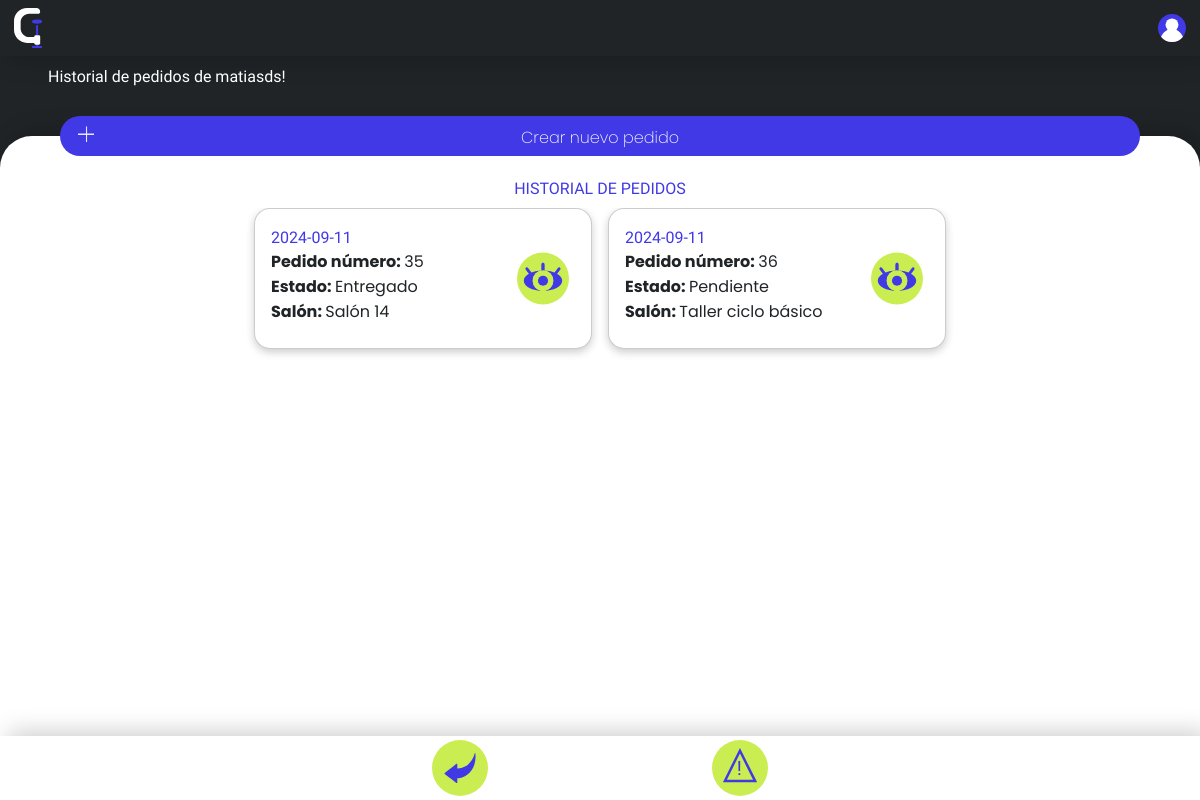
The app's page /pedidos.php (signed in), older data.
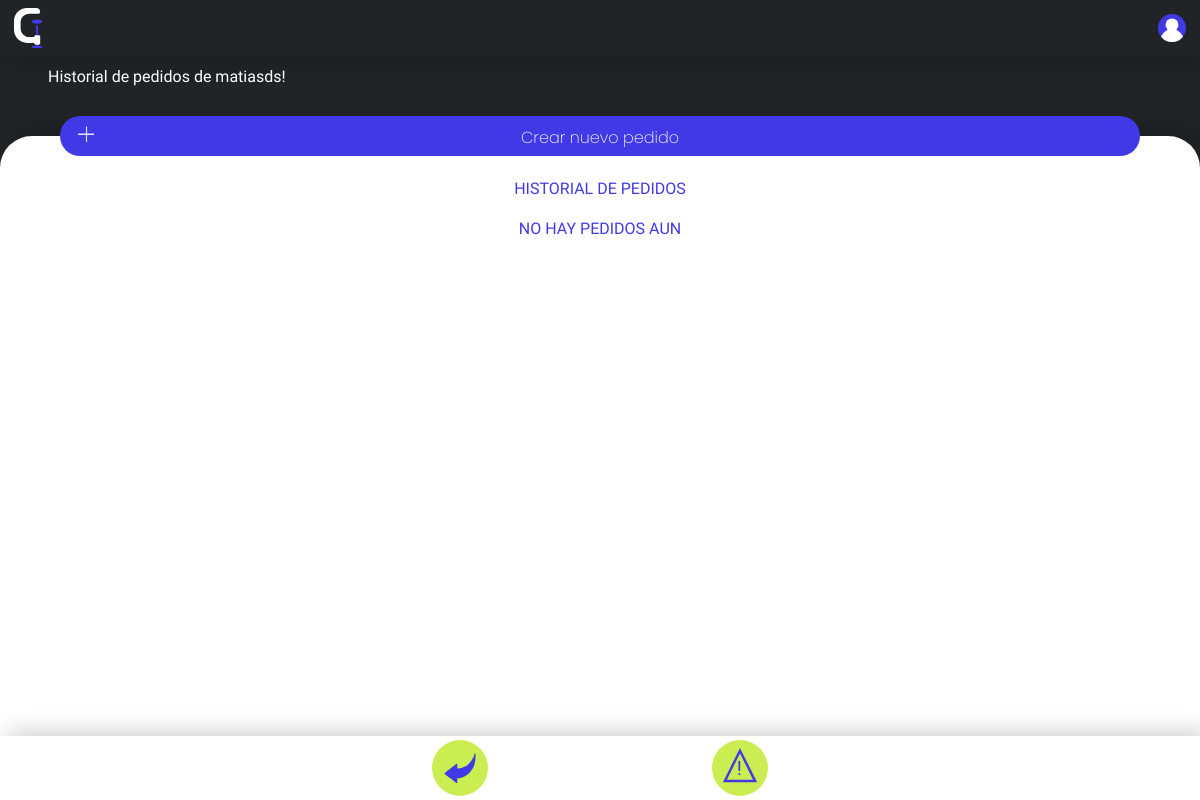
The same page, newer data.
### tables this page shows
CREATE TABLE `pedidos` (
  `id_pedido` int(11) NOT NULL,
  `fecha_pedido` date NOT NULL,
  `fk_usuario` int(11) NOT NULL,
  `id_aula` int(11) NOT NULL,
  `estado` enum('Pendiente','En proceso','Enviado','Entregado','Devuelto','Cancelado') NOT NULL,
  `observaciones` varchar(200) NOT NULL,
  `pedido` longtext NOT NULL CHECK (json_valid(`pedido`)),
  `fk_curso` int(11) NOT NULL
);

CREATE TABLE `aulas` (
  `id_aulas` int(11) NOT NULL,
  `nombre` varchar(50) NOT NULL,
  `piso` varchar(10) NOT NULL
);

### pedidos.php (the view, shortened to what this page needs)
<?php
include "codigophp/conexionbs.php";
include "codigophp/añadirpaleta.php";
?>
<!DOCTYPE html>
<html lang="es">
<head>
    <link rel="stylesheet" href="estiloscss/animaciones.css">
    <link rel="stylesheet" href="estiloscss/styles.css">
    <link rel="stylesheet" href="estiloscss/imagenes.css">
</head>
<body>
    <div id="pagina">
        <div id="header">
           <a href="inicio.php" class="imagen"><?php incrustarSVG("imagenes/SVG/logo"); ?></a>
           <button class="imagen" id="user"><?php incrustarSVG("imagenes/SVG/user"); ?></button>
        </div>
        <div id="subheader">
            <h1>Historial de pedidos de <?php echo htmlspecialchars($_SESSION['username']); ?>!</h1>
            <p></p>
        </div>
        <div id="contenido">
            <form action="pedido.php" method="post">
                <button class="barra" type="submit">
                    <div class="mas"></div>
                        <div>Crear nuevo pedido</div>
                </button>
            </form>
            <div class="contenido2">
                <div class="con3" id="inicio">
                    <h1>HISTORIAL DE PEDIDOS</h1>
                    <div class="scroll-y"  id="scroll" style="height: 100%;">
                        <div class="conscroll-y">
                            <?php
                               $sql = "SELECT pedidos.*, aulas.*, cursos.*, usuarios.*
                                FROM pedidos
                                JOIN aulas ON pedidos.id_aula = aulas.id_aulas
                                JOIN cursos ON pedidos.fk_curso = cursos.id
                                JOIN usuarios ON pedidos.fk_usuario = usuarios.id_usuario
                                WHERE pedidos.fk_usuario = ?";
                    $stmt = $conn->prepare($sql);
                    $stmt->bind_param("s", $_SESSION['id_usuario']);
                    $stmt->execute();
                    $result = $stmt->get_result();
                    if ($result->num_rows > 0) {
                        while($row = $result->fetch_assoc()) {
                            echo '<div class="rectangulo2"><h1>'.$row["fecha_pedido"].'</h1> <p><strong>Pedido número: </strong>'. $row["id_pedido"] . ' <br><strong>Estado: </strong>'.$row["estado"].'<br><strong>Salón: </strong>'.$row["nombre"].'</p> <input type="hidden" name="id" id="id" value="'.$row["id_pedido"].'"><input type="hidden" name="estado" id="estado" value="'.$row["estado"].'"><input type="hidden" name="pedido" id="pedido" value="'.htmlspecialchars($row["pedido"],ENT_QUOTES, 'UTF-8').'"> <button class="imagen opciones tocar">'; incrustarSVG("imagenes/SVG/ojo"); echo '</button></div>';
                        }
                    } else {
                        echo "<h1>NO HAY PEDIDOS AUN</h1>";
                    }
                    ?>
                        </div>
                    </div>
                </div>
            </div>
        </div>
        <div id="footer">
            <a href="inicio.php" class=" imagen centro i">Volver al inicio<?php incrustarSVG("imagenes/SVG/flecha"); ?></a>
            <a href="reportes.php" class=" imagen derecha i">Reportes<?php incrustarSVG("imagenes/SVG/alerta"); ?></a>
        </div>
    </div>
</body>
</html>

### codigophp/añadirpaleta.php (shortened to what this page needs)
<?php
function incrustarSVG($nombreArchivo) {
    $rutaArchivoSVG = $nombreArchivo.'.svg';
    if (file_exists($rutaArchivoSVG)) {
        $contenidoSVG = file_get_contents($rutaArchivoSVG);
        echo $contenidoSVG;
    } else {
        echo "<p>Error: No se pudo cargar el archivo SVG.</p>";
    }
}
    ?>

Row changes from the older to the newer data that the page shows:
removed pedidos: fecha_pedido "2024-09-11", id_pedido "35", estado "Entregado", id_aula.nombre "Salón 14"
removed pedidos: fecha_pedido "2024-09-11", id_pedido "36", estado "Pendiente", id_aula.nombre "Taller ciclo básico"
Text that changed along with them:
text now shown: "NO HAY PEDIDOS AUN"
